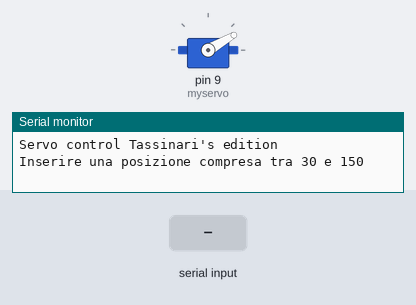
This sketch was run on a simulated Arduino Uno, built with avr-gcc and run on an emulated ATmega328P. On the bench: servo, the last lines printed to the serial monitor. Inputs (shaded band) come from the test bench.

Above: at 1.2 s.
1.3 s: "90,45\n" received over Serial
At 3.3 s:
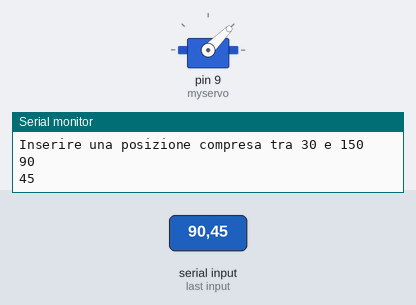
4.3 s: "30,150\n" received over Serial
At 8.5 s:
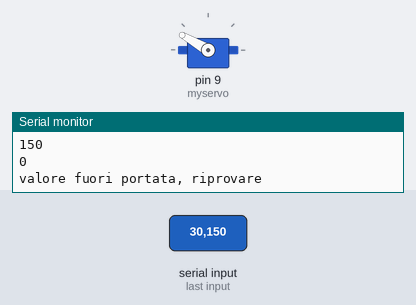
Timing chart, 0 to 10.0 s (numbered marks = the images above; inputs shaded):
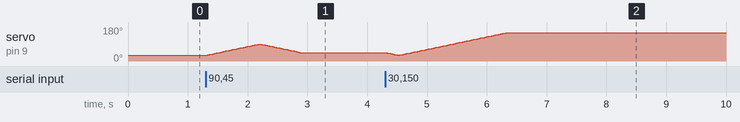

The sketch:

Servo_Tassinari_Edition.ino
```cpp
/* Servo control Tassinari's edition
 *  Viene richiesto un'angolo da seriale, compreso tra 30 & 150 , per muovere il servo.
 *
 *  Dave.Calaway
*/
#include <Servo.h>


Servo myservo;


int pos = 30;    // posizione inziale
int in;

void setup()
{
  myservo.attach(9);  // pin controllo servo
  myservo.write(pos); // manda il servo in posizione iniziale
  Serial.begin(9600);
  Serial.println("Servo control Tassinari's edition");
  Serial.println("Inserire una posizione compresa tra 30 e 150");
}


void loop(){
  if (Serial.available()) {

    in=Serial.parseInt();
    Serial.println(in);

    while( pos != in ){   // finchè poss è diverso da in resta in quest ciclo

       if(in < 30 || in > 150 ){
         Serial.println("valore fuori portata, riprovare");
         in=pos;
       }

       if(in > pos){
         pos++;
         myservo.write(pos);
         delay(15);
       }

       else{
         pos--;
         myservo.write(pos);
         delay(15);
       }
     }
  }
}
```
